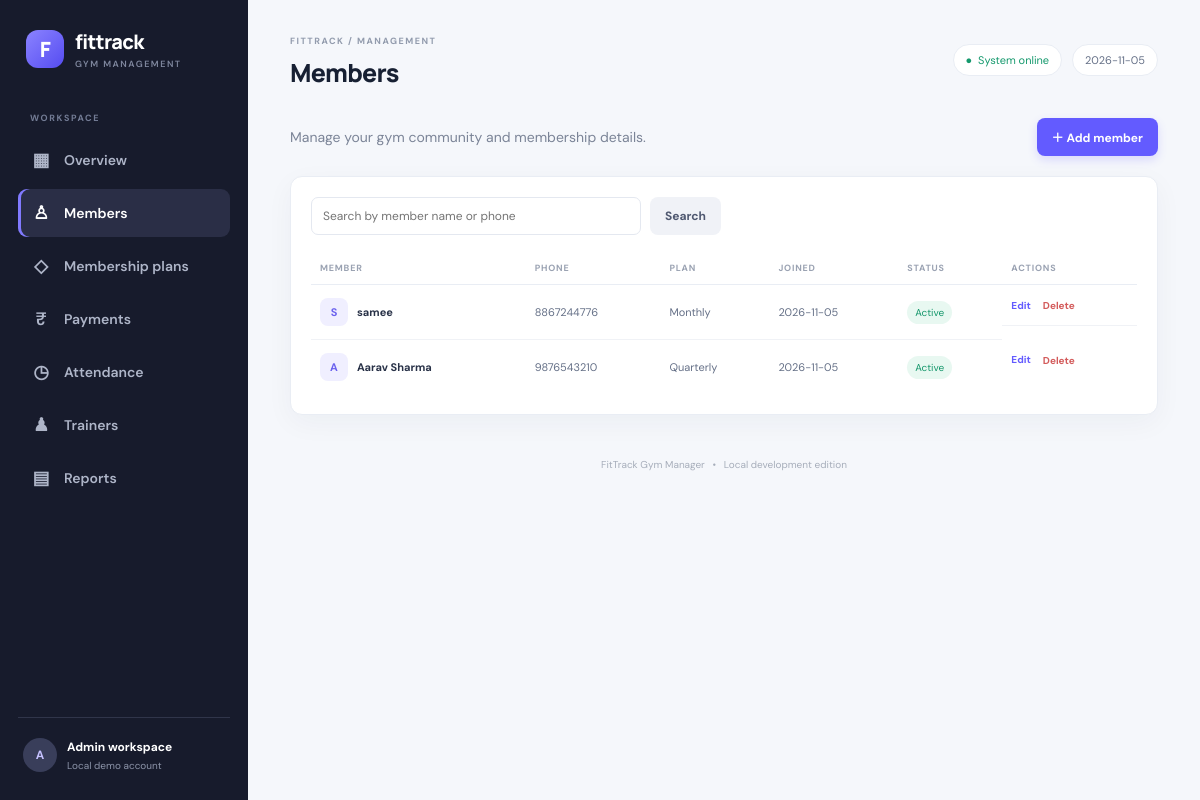
/members, run on the app's committed database.
### tables this page shows
CREATE TABLE members (id INTEGER PRIMARY KEY AUTOINCREMENT,name TEXT NOT NULL,phone TEXT NOT NULL,email TEXT,gender TEXT,join_date TEXT NOT NULL,plan_id INTEGER,status TEXT NOT NULL DEFAULT 'Active',notes TEXT,FOREIGN KEY(plan_id) REFERENCES plans(id));

CREATE TABLE plans (id INTEGER PRIMARY KEY AUTOINCREMENT,name TEXT NOT NULL UNIQUE,duration_months INTEGER NOT NULL,price REAL NOT NULL,description TEXT);

### app.py (the view)
@app.route("/members")
def members():
    q = request.args.get("q", "").strip()
    with get_db() as db:
        rows = db.execute("""SELECT m.*,p.name AS plan_name FROM members m LEFT JOIN plans p ON p.id=m.plan_id
                             WHERE m.name LIKE ? OR m.phone LIKE ? ORDER BY m.id DESC""", (f"%{q}%", f"%{q}%")).fetchall()
    return render_template("members.html", members=rows, q=q)

### app.py (called while the page is built)
def get_db():
    conn = sqlite3.connect(DB_PATH)
    conn.row_factory = sqlite3.Row
    conn.execute("PRAGMA foreign_keys = ON")
    return conn

@app.context_processor
def inject_globals():
    return {"today": date.today().isoformat()}

### templates/members.html
{% extends "base.html" %}{% block title %}Members{% endblock %}{% block heading %}Members{% endblock %}
{% block content %}
<div class="welcome-row"><p>Manage your gym community and membership details.</p><a class="btn primary" href="{{ url_for('add_member') }}">＋ Add member</a></div>
<section class="panel"><form class="search-row" method="get"><input name="q" value="{{ q }}" placeholder="Search by member name or phone"><button class="btn secondary">Search</button></form>
<div class="table-wrap"><table><thead><tr><th>Member</th><th>Phone</th><th>Plan</th><th>Joined</th><th>Status</th><th>Actions</th></tr></thead><tbody>
{% for m in members %}<tr><td><div class="person"><span class="person-avatar">{{ m.name[:1]|upper }}</span><b>{{ m.name }}</b></div></td><td>{{ m.phone }}</td><td>{{ m.plan_name or 'No plan' }}</td><td>{{ m.join_date }}</td><td><span class="status {{ m.status|lower }}">{{ m.status }}</span></td><td class="actions"><a class="text-link" href="{{ url_for('edit_member',member_id=m.id) }}">Edit</a><form method="post" action="{{ url_for('delete_member',member_id=m.id) }}" onsubmit="return confirm('Delete this member and related records?')"><button class="text-danger">Delete</button></form></td></tr>{% else %}<tr><td colspan="6" class="empty">No members found.</td></tr>{% endfor %}
</tbody></table></div></section>{% endblock %}

### templates/base.html (shortened to what this page needs)
<!doctype html>
<html lang="en">
<head>
  <link rel="stylesheet" href="{{ url_for('static', filename='style.css') }}">
</head>
<body>
<div class="app-shell">
  <aside class="sidebar">
    <a class="brand" href="{{ url_for('dashboard') }}"><span class="brand-mark">F</span><span>fittrack<small>GYM MANAGEMENT</small></span></a>
    <div class="nav-label">WORKSPACE</div>
    <nav>
      <a class="{% if request.endpoint=='dashboard' %}active{% endif %}" href="{{ url_for('dashboard') }}"><span>▦</span> Overview</a>
      <a class="{% if request.endpoint in ['members','add_member','edit_member'] %}active{% endif %}" href="{{ url_for('members') }}"><span>♙</span> Members</a>
      <a class="{% if request.endpoint=='plans' %}active{% endif %}" href="{{ url_for('plans') }}"><span>◇</span> Membership plans</a>
      <a class="{% if request.endpoint=='payments' %}active{% endif %}" href="{{ url_for('payments') }}"><span>₹</span> Payments</a>
      <a class="{% if request.endpoint=='attendance' %}active{% endif %}" href="{{ url_for('attendance') }}"><span>◷</span> Attendance</a>
      <a class="{% if request.endpoint=='trainers' %}active{% endif %}" href="{{ url_for('trainers') }}"><span>♟</span> Trainers</a>
      <a class="{% if request.endpoint=='reports' %}active{% endif %}" href="{{ url_for('reports') }}"><span>▤</span> Reports</a>
    </nav>
    <div class="sidebar-bottom"><div class="avatar">A</div><div><b>Admin workspace</b><small>Local demo account</small></div></div>
  </aside>
  <main class="main">
    <header class="topbar"><div><span class="eyebrow">FITTRACK / MANAGEMENT</span><h1>{% block heading %}Overview{% endblock %}</h1></div><div class="top-actions"><span class="today-pill">● &nbsp;System online</span><span class="date-pill">{{ today }}</span></div></header>
    {% block content %}{% endblock %}
    <footer>FitTrack Gym Manager <span>•</span> Local development edition</footer>
  </main>
</div>
</body></html>

### static/style.css (style rules this page uses)
:root { --bg:#f5f7fb;--surface:#fff;--ink:#172033;--muted:#7b8497;--line:#e9edf4;--primary:#635bff;--primary-dark:#5148e5;--green:#17a673;--shadow:0 8px 28px rgba(25,35,60,.045) }
* { box-sizing:border-box }
body { margin:0;background:var(--bg);color:var(--ink);font-family:'DM Sans',sans-serif;font-size:14px }
.app-shell { min-height:100vh;display:flex }
.sidebar { width:248px;background:#171b2c;color:#c3c8d8;padding:28px 18px;display:flex;flex-direction:column;position:fixed;inset:0 auto 0 0 }
.brand { display:flex;align-items:center;gap:11px;color:#fff;text-decoration:none;font:800 20px Manrope,sans-serif;letter-spacing:-.7px;padding:0 8px 42px }
.brand small { display:block;color:#7f879e;font:600 9px 'DM Sans';letter-spacing:1.5px;margin-top:3px }
.brand-mark { width:38px;height:38px;border-radius:12px;background:linear-gradient(135deg,#8b83ff,#554cf1);display:grid;place-items:center;color:#fff;font:800 21px Manrope }
.nav-label { font-size:9px;font-weight:700;letter-spacing:1.6px;color:#737c95;padding:0 12px 12px }
.sidebar nav { display:grid;gap:5px }
.sidebar nav a { color:#aeb5c8;text-decoration:none;padding:12px 13px;border-radius:9px;display:flex;align-items:center;gap:13px;font-weight:600;transition:.2s }
.sidebar nav a span { font-size:18px;width:20px;text-align:center }
.sidebar nav a:hover,.sidebar nav a.active { background:#2a2e46;color:#fff }
.sidebar nav a.active { box-shadow:inset 3px 0 #817aff }
.sidebar-bottom { margin-top:auto;border-top:1px solid #30354a;padding:20px 5px 0;display:flex;align-items:center;gap:10px;color:#fff;font-size:12px }
.sidebar-bottom small { display:block;color:#8d95aa;margin-top:4px }
.avatar,.activity-avatar { width:34px;height:34px;border-radius:50%;background:#393e5a;color:#c5c1ff;display:grid;place-items:center;font-weight:700 }
.main { margin-left:248px;width:calc(100% - 248px);padding:30px 42px 20px;max-width:1700px }
.topbar { display:flex;justify-content:space-between;align-items:center;margin-bottom:28px }
.eyebrow { font-size:9px;letter-spacing:1.5px;color:#929bad;font-weight:700 }
.topbar h1 { font:800 25px Manrope;margin:7px 0 0;letter-spacing:-.7px }
.top-actions { display:flex;gap:10px;align-items:center }
.today-pill,.date-pill { background:#fff;border:1px solid var(--line);border-radius:20px;padding:8px 12px;color:#657087;font-size:11px }
.today-pill { color:#15996d }
.welcome-row { display:flex;justify-content:space-between;align-items:center;margin-bottom:20px }
.welcome-row p,.muted { color:var(--muted);margin:0 }
.btn { border:0;border-radius:8px;padding:10px 15px;font:700 12px 'DM Sans';text-decoration:none;display:inline-flex;align-items:center;justify-content:center;cursor:pointer }
.btn.primary { background:var(--primary);color:#fff;box-shadow:0 4px 10px #635bff30 }
.btn.secondary { background:#f0f2f7;color:#4f5870 }
.stat-card,.panel,.form-panel { background:var(--surface);border:1px solid var(--line);border-radius:12px;box-shadow:var(--shadow) }
.panel { padding:20px;margin-bottom:18px;min-width:0 }
.table-wrap { overflow-x:auto }
table { border-collapse:collapse;width:100%;white-space:nowrap }
th { text-align:left;color:#9aa2b2;font-size:9px;text-transform:uppercase;letter-spacing:.8px;font-weight:700;padding:10px 9px;border-bottom:1px solid var(--line) }
td { padding:13px 9px;border-bottom:1px solid #f0f2f6;color:#657087;font-size:11px }
tbody tr:last-child td { border-bottom:0 }
td b { color:#293248;font-weight:700 }
.activity-avatar,.person-avatar { background:#f0efff;color:#6b62ee;width:34px;height:34px;border-radius:10px;display:grid;place-items:center;font-weight:700 }
.person { display:flex;align-items:center;gap:9px }
.person-avatar { width:28px;height:28px;border-radius:8px }
.status { padding:5px 8px;border-radius:20px;font-size:10px;background:#e8f8f1;color:#15976b }
.actions { display:flex;align-items:center;gap:12px }
.actions form { margin:0 }
.text-link,.text-danger { border:0;background:none;padding:0;text-decoration:none;color:var(--primary);font:700 10px 'DM Sans';cursor:pointer }
.text-danger { color:#d35b5b }
.search-row { display:flex;gap:9px;margin-bottom:17px }
.search-row input { max-width:330px }
input,select,textarea { width:100%;border:1px solid #e4e8f0;border-radius:7px;padding:10px 11px;background:#fff;color:#293248;font:400 12px 'DM Sans';outline:none }
footer { padding:25px 0 5px;text-align:center;color:#a6adba;font-size:10px }
footer span { padding:0 5px }

### data on the page
members: name "S", name "samee", phone "8867244776", name "Monthly", join_date "2026-11-05", status "Active"
members: name "A", name "Aarav Sharma", phone "9876543210", name "Quarterly", join_date "2026-11-05", status "Active"
